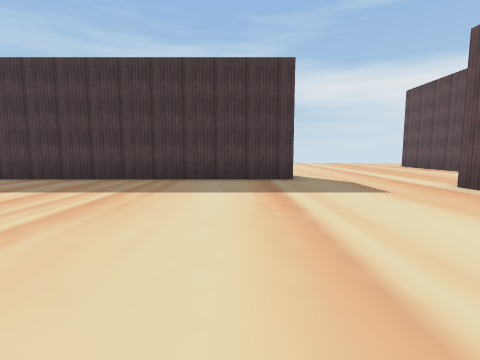
View 1 (above)

16 first-person views from a walk through a Unity game level. The camera is 1.4 m above the floor, tilts 6° down and sees 85° across. The floor is counted in squares, 2 m on a side. Each view is taken from the middle of a square. On the plan, view 1 faces up. The plan holds only what a view shows up to about 9 squares ahead; the rest is blank. The place goes on beyond the plan. The player is left out. Some animated figures are not drawn. Some surface patterns are stand-ins.

View 2
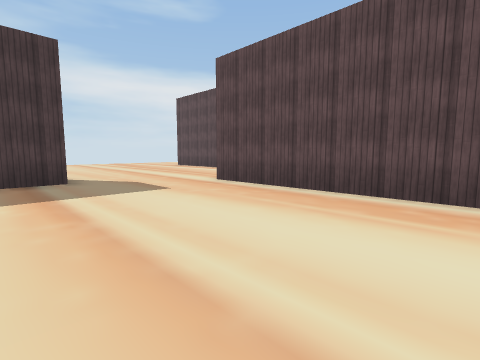

View 3
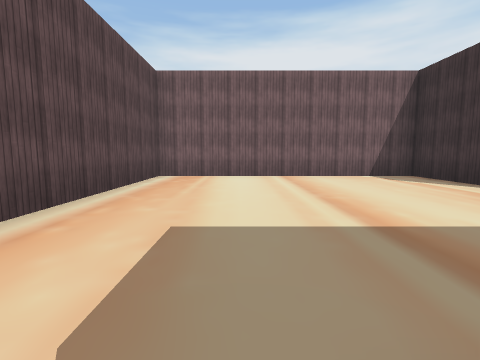

View 4
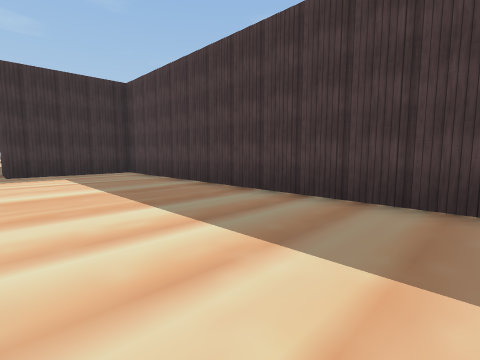

View 5
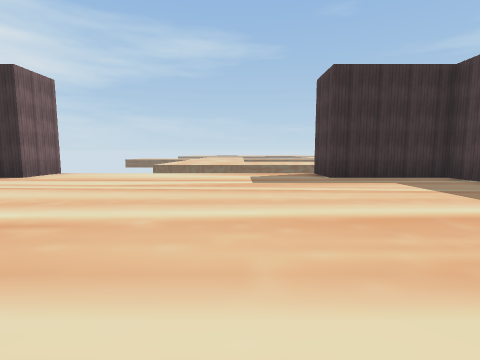

View 6
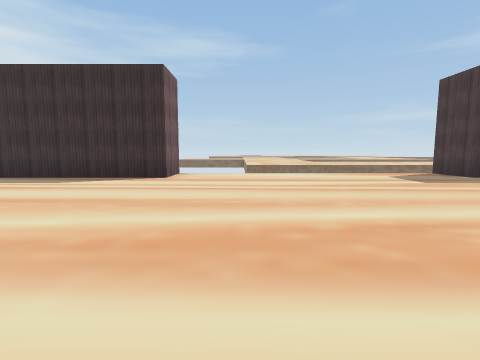

View 7
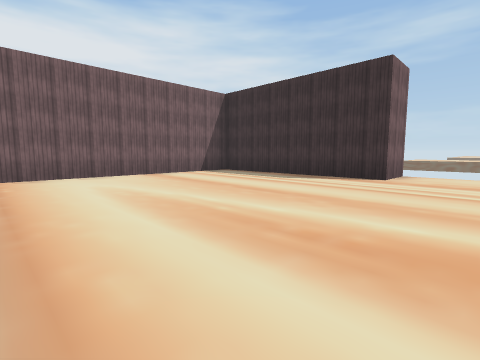

View 8
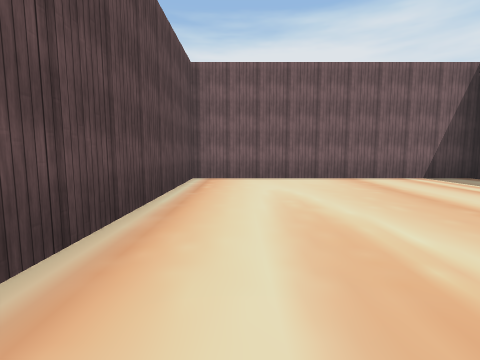

View 9
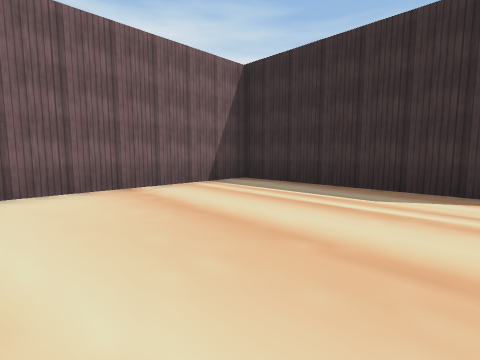

View 10
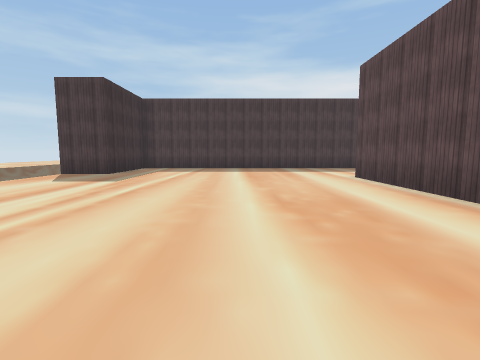

View 11
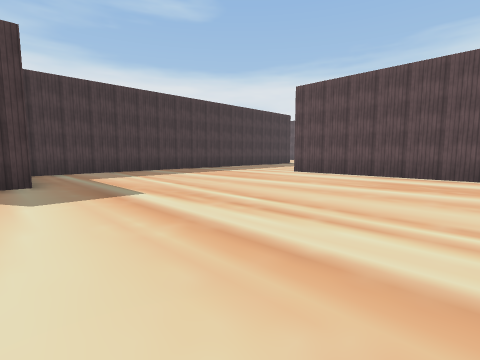

View 12
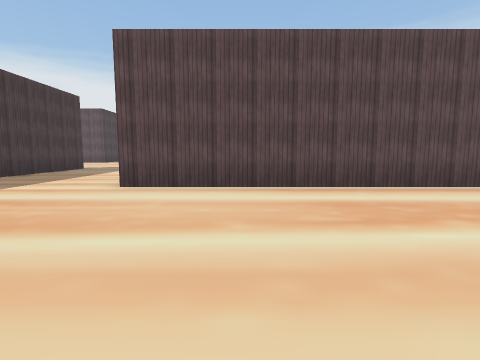

View 13
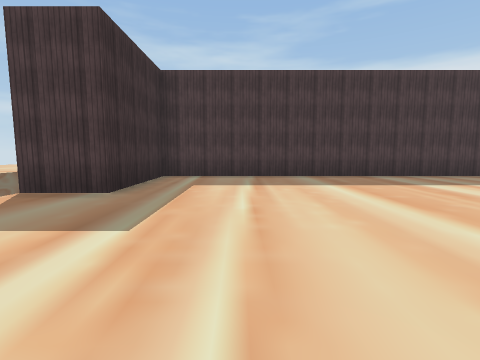

View 14
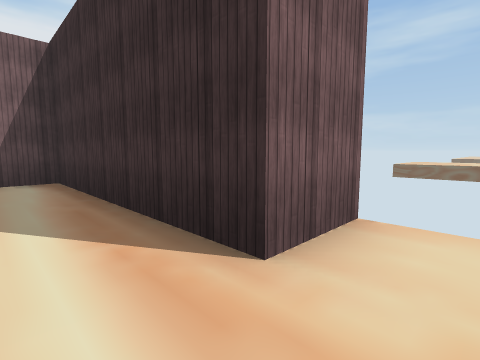

View 15
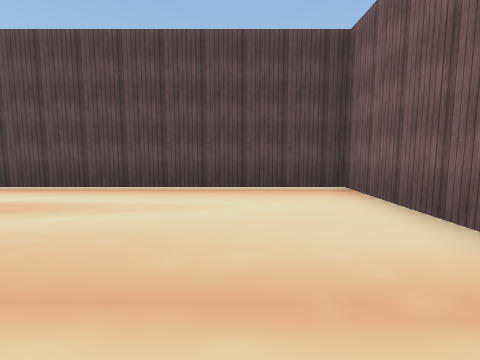

View 16
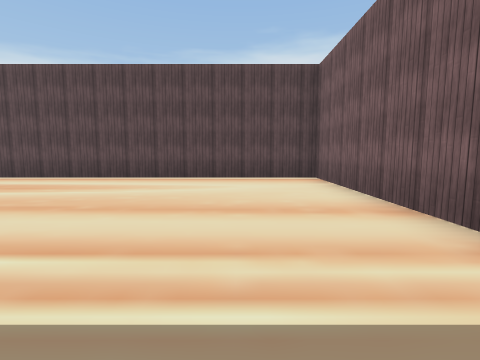

### Floor plan
Key: @ floor where view 1 was taken; # wall or solid block; . floor.
Columns run from 14 left of view 1 to 7 right of it. Each row starts with its distance up from view 1.
 10                 ..
  9                 ......
  8                 ......
  7  ###############.....
  6  #..................
  5  #.................#
  4 ##.................#
  3  ..................#
  2  .........#........#
  1  .........#........#
  0  .........#...@....#
 -1  .........##########
 -2  .........#
 -3  .........#
 -4  .........#
 -5 ##........#
 -6  #........#
 -7  #........#
 -8  #........#
 -9  #........#
-10  #........#
-11  #........#
-12  ##########

Where each view was taken, in squares from view 1:
view 1: 0 up, 0 right, facing up
view 2: 0 up, 0 right, facing up-right
view 3: 7 up, 2 right, facing down
view 4: 3 up, 3 left, facing up-left
view 5: 1 up, 5 left, facing left
view 6: 3 down, 5 left, facing left
view 7: 3 down, 5 left, facing down-left
view 8: 4 down, 6 left, facing down
view 9: 6 down, 7 left, facing down-left
view 10: 5 down, 8 left, facing up
view 11: 3 down, 13 left, facing up-right
view 12: 0 up, 10 left, facing right
view 13: 1 down, 10 left, facing up
view 14: 4 down, 11 left, facing down-left
view 15: 9 down, 10 left, facing right
view 16: 9 down, 12 left, facing right
